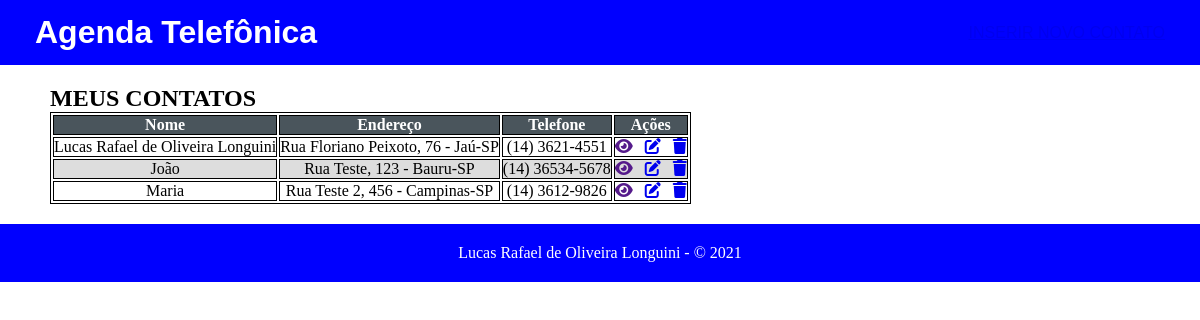
Before: / with the older database file.
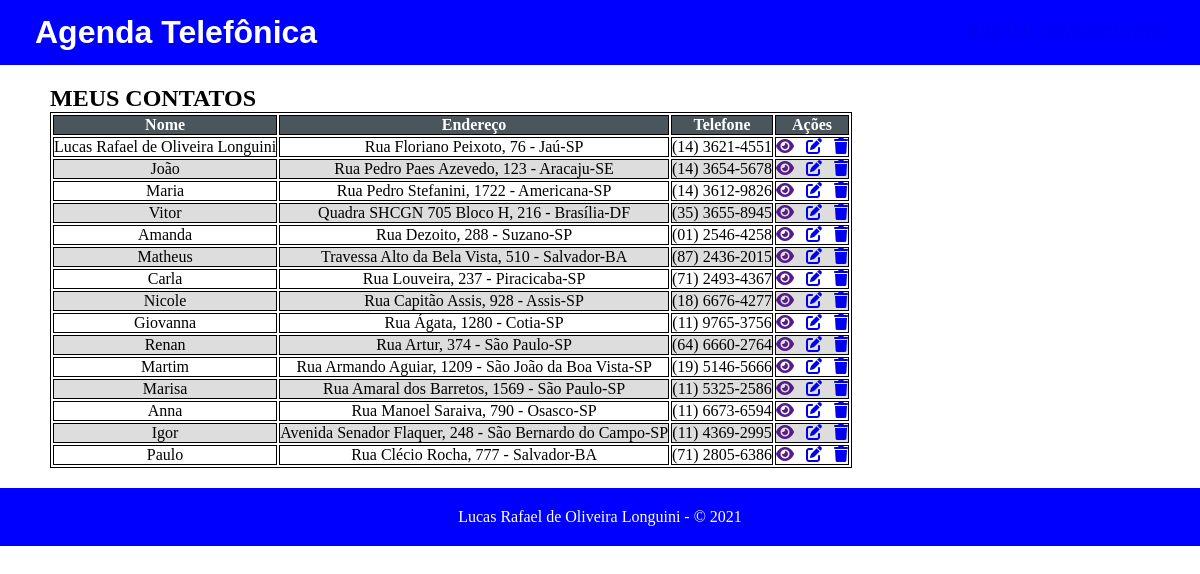
After: the same page with the newer database file.
### tables this page shows
CREATE TABLE Contatos (
	`id_contato`	INT NOT NULL AUTO_INCREMENT PRIMARY KEY,
	`nome`			VARCHAR(60) NOT NULL,
	`email`			VARCHAR(50) NULL,
	`telefone`		VARCHAR(14) NOT NULL,
	`celular`		VARCHAR(15) NOT NULL,
	`endereco`		VARCHAR(50) NOT NULL,
	`num`			VARCHAR(5) NOT NULL,
	`bairro`		VARCHAR(30) NOT NULL,
	`cidade`		VARCHAR(50) NOT NULL,
	`uf`			CHAR(2) NOT NULL,
	`cep`			VARCHAR(9) NOT NULL,
	`observacoes`	VARCHAR(2000) NULL
);

### controllers/InicioController.class.php (called while the page is built)
<?php
	require_once "models/Conexao.class.php";
	require_once "models/ContatoDAO.class.php";
	class InicioController {
		public function inicio() {
			$contDAO = new ContatoDAO();
			$contato = $contDAO->listarContatos();
			require_once "views/home.php";
		}
	}

### models/Conexao.class.php (called while the page is built, shortened)
<?php
	abstract class Conexao {
		protected function __construct() {
			try {
				$this->db = new PDO("mysql:host=localhost; dbname=AgendaTelefonica; charset=utf8mb4", "root", "");
			}
			catch(Exception $e) {
				die("Ocorreu um erro durante a conexão com o banco de dados. " .$e->getMessage());
			}
		}
	}

### models/ContatoDAO.class.php (called while the page is built, shortened)
<?php
	class ContatoDAO extends Conexao {
		public function listarContatos() {
			$sql = "SELECT * FROM contatos";
			try {
				$stmt = $this->db->prepare($sql);
				$stmt->execute();
				return $stmt->fetchAll(PDO::FETCH_OBJ);
				$this->db = null;
			}
			catch(Exception $e) {
				die("Erro ao listar contatos. " .$e->getMessage());
			}
		}
	}

### views/home.php (the view, shortened to what this page needs)
<?php require_once "_nav.php" ?>
<main>
	<h2>MEUS CONTATOS</h2>
	<table id="contatos">
		<thead>
			<tr>
				<th>Nome</th>
				<th>Endereço</th>
				<th>Telefone</th>
				<th>Ações</th>
			</tr>
		</thead>
		<tbody>
			<?php
				foreach ($contato as $cont) {
					echo "<tr>
						<td>{$cont->nome}</td>
						<td>{$cont->endereco}, {$cont->num} - {$cont->cidade}-{$cont->uf}</td>
						<td>{$cont->telefone}</td>
						<td><a href='' title='Visualizar'><span class='fas fa-eye'></span></a> &nbsp; <a href='?c=ContatoController&m=editarContato&id={$cont->id_contato}' title='Editar'><span class='fas fa-edit'></span></a> &nbsp; <a href='?c=ContatoController&m=apagarContato&id={$cont->id_contato}' title='Apagar'><span class='fas fa-trash'></span></a></td>
					</tr>";
				}
			?>
		</tbody>
	</table>
</main>
<?php require_once "_footer.php" ?>

### index.php
<?php
	if ($_GET) {
		$controle = $_GET["c"];
		$metodo = $_GET["m"];
		require_once "controllers/" .$controle. ".class.php";
		$obj = new $controle();
		$obj->$metodo();
	}
	else {
		require_once "controllers/InicioController.class.php";
		$init = new InicioController();
		$init->inicio();
	}

### views/_nav.php (shortened to what this page needs)
<!DOCTYPE html>
<html lang="pt-BR">
	<head>
		<link rel="stylesheet" type="text/css" href="views/assets/css/layout.css" />
		<link rel="stylesheet" type="text/css" href="views/assets/font-awesome-5.10/css/all.css"/>
		<link rel="stylesheet" type="text/css" href="views/assets/js/jquery/plugins/tables.css" />
	</head>
	<body>
		<header>
			<h1>Agenda Telefônica</h1>
			<a href="?c=ContatoController&m=inserirContato">INSERIR NOVO CONTATO</a>
		</header>

### views/_footer.php
		<footer>
			<p>Lucas Rafael de Oliveira Longuini - &copy; 2021</p>
		</footer>
	</body>
</html>

### views/assets/css/layout.css (style rules this page uses)
* { margin: 0; padding: 0; box-sizing: border-box; }
header { width: 100%; height: 65px; background-color: blue; color: #FFF; display: flex; justify-content: space-between; align-items: center; font-family: "Arial", sans-serif; padding: 0 35px; }
main { padding: 20px 50px; }
#contatos, #contatos td, th { border: 1px #000 solid; }
#contatos th { background-color: #4A555C; color: #FFF; }
#contatos td { text-align: center; }
#contatos tr:nth-child(even) { background-color: #DDD; }
footer { background-color: blue; color: #FFF; text-align: center; padding: 20px 0; }

Changed rows visible on the page:
changed contatos "João": endereco "Rua Teste" → "Rua Pedro Paes Azevedo"; cidade "Bauru" → "Aracaju"; uf "SP" → "SE"; telefone "(14) 36534-5678" → "(14) 3654-5678"
changed contatos "Maria": endereco "Rua Teste 2" → "Rua Pedro Stefanini"; num "456" → "1722"; cidade "Campinas" → "Americana"
added contatos: nome "Vitor", endereco "Quadra SHCGN 705 Bloco H", num "216", cidade "Brasília", uf "DF", telefone "(35) 3655-8945"
added contatos: nome "Amanda", endereco "Rua Dezoito", num "288", cidade "Suzano", uf "SP", telefone "(01) 2546-4258"
added contatos: nome "Matheus", endereco "Travessa Alto da Bela Vista", num "510", cidade "Salvador", uf "BA", telefone "(87) 2436-2015"
added contatos: nome "Carla", endereco "Rua Louveira", num "237", cidade "Piracicaba", uf "SP", telefone "(71) 2493-4367"
added contatos: nome "Nicole", endereco "Rua Capitão Assis", num "928", cidade "Assis", uf "SP", telefone "(18) 6676-4277"
added contatos: nome "Giovanna", endereco "Rua Ágata", num "1280", cidade "Cotia", uf "SP", telefone "(11) 9765-3756"
added contatos: nome "Renan", endereco "Rua Artur", num "374", cidade "São Paulo", uf "SP", telefone "(64) 6660-2764"
added contatos: nome "Martim", endereco "Rua Armando Aguiar", num "1209", cidade "São João da Boa Vista", uf "SP", telefone "(19) 5146-5666"
added contatos: nome "Marisa", endereco "Rua Amaral dos Barretos", num "1569", cidade "São Paulo", uf "SP", telefone "(11) 5325-2586"
added contatos: nome "Anna", endereco "Rua Manoel Saraiva", num "790", cidade "Osasco", uf "SP", telefone "(11) 6673-6594"
added contatos: nome "Igor", endereco "Avenida Senador Flaquer", num "248", cidade "São Bernardo do Campo", uf "SP", telefone "(11) 4369-2995"
added contatos: nome "Paulo", endereco "Rua Clécio Rocha", num "777", cidade "Salvador", uf "BA", telefone "(71) 2805-6386"
